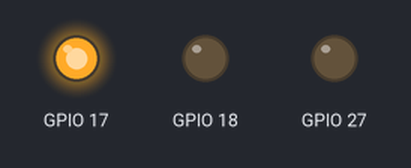
The program below on a simulated Raspberry Pi (BCM pin numbers). Shown: output pins drawn as LEDs (lit = HIGH). Random numbers come from a fixed seed; what the program prints to the terminal is not drawn.

Above: at 0.05 s.
At 0.75 s:
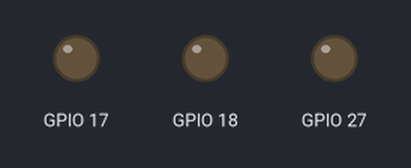
At 1.45 s:
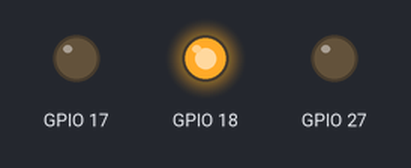
At 2.85 s:
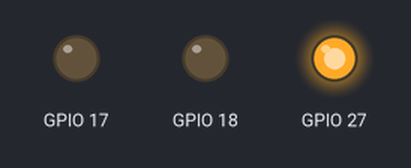
Timing chart, 0 to 3.1 s (numbered marks = the images above):
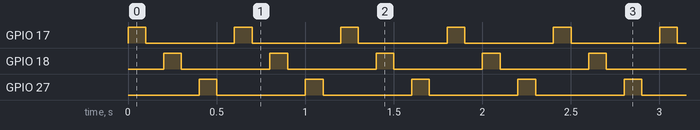

Measured:
- by itself, GPIO 17, GPIO 18, GPIO 27: alternates HIGH for 0.10 s and LOW for 0.50 s

The program:

a2014081025.py
```python
# this program shows that the leds shine serval times randomly ,
#    which needs you to guess how many leds you see.
# author : ferris chan
# data :2016/10/17
#release :1.0
import RPi.GPIO as GPIO
import time
import random
pin_list = [17,18,27,22,23,24,25,5,6]
GPIO.setmode(GPIO.BCM)      # BCM 状态下定义9个引脚
data = int(random.randint(1,9))
pins = pin_list[0:data]     # 随机让几个led灯亮
def setup():                # 设置引脚
    for pin in pins:
        GPIO.setup(pin, GPIO.OUT)
        GPIO.output(pin, GPIO.LOW)
def loop():                 # 点亮led，让其循环亮3次
    while True:
        for pin in pins:
            GPIO.output(pin, GPIO.HIGH)
            time.sleep(0.1)
            GPIO.output(pin, GPIO.LOW)
            time.sleep(0.1)
def destroy():
    guess = int(input('how many  shining leds do you see?'))
    if guess == data:     # 猜对则最后一个led亮了
        GPIO.setup(13, GPIO.OUT)
        GPIO.output(13,GPIO.HIGH)
        print('YES!WYSIWYG! The last LED is shining')
        time.sleep(5)
        GPIO.setup(13, GPIO.IN)
        GPIO.cleanup()
    else:
        print(' GUESS anther number')  # 输入错误，重新输入
        destroy()
    for pin in pin_list:             # 撤销引脚
        GPIO.output(pin, GPIO.LOW)
        GPIO.setup(pin, GPIO.IN)
setup()
print('please input "CTRL + C" to stop')
try:
    loop()
except KeyboardInterrupt:
    destroy()
```
